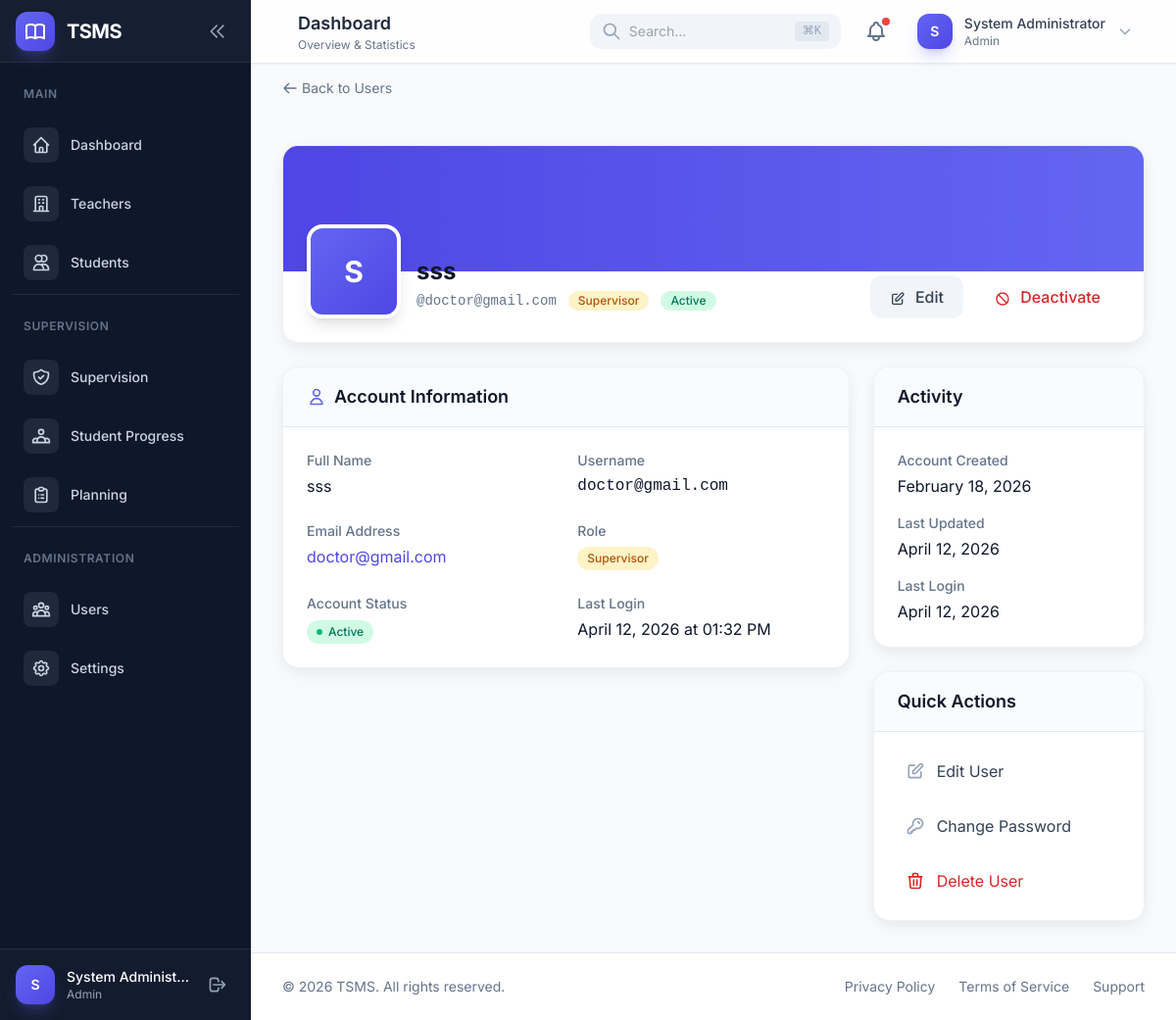
The page /admin/users/4 (signed in) on the database as committed earlier.
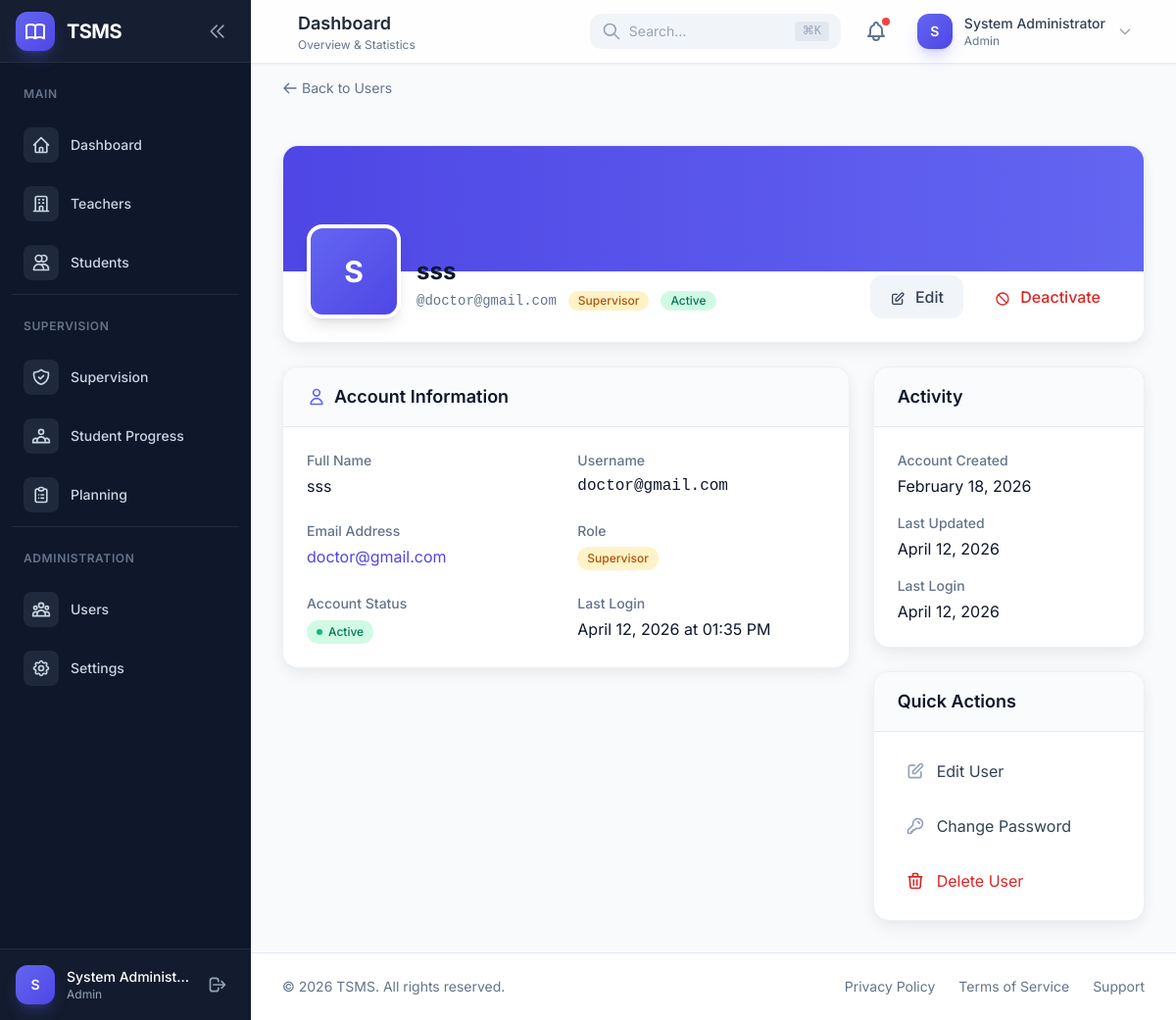
The same page on the database as committed later.
### app/models/user.py (models this page shows, shortened)
class User(UserMixin, db.Model):
    __tablename__ = 'users'
    id = db.Column(db.Integer, primary_key=True)
    name = db.Column(db.String(128), nullable=False)
    username = db.Column(db.String(64), unique=True, nullable=False, index=True)
    email = db.Column(db.String(120), unique=True, nullable=False, index=True)
    password_hash = db.Column(db.String(256), nullable=False)
    role = db.Column(db.Enum(UserRole), nullable=False, default=UserRole.TEACHER)
    status = db.Column(db.Enum(UserStatus), nullable=False, default=UserStatus.ACTIVE)
    created_at = db.Column(db.DateTime, default=datetime.utcnow, index=True)
    updated_at = db.Column(db.DateTime, default=datetime.utcnow, onupdate=datetime.utcnow)
    last_login_at = db.Column(db.DateTime)
    teacher_profile = db.relationship(
        'Teacher',
        backref='user',
        uselist=False,
        cascade='all, delete-orphan',
        lazy='joined'
    )
    supervisor_profile = db.relationship(
        'Supervisor',
        backref='user',
        uselist=False,
        cascade='all, delete-orphan',
        lazy='joined'
    )
    @property
    def password(self):
        """Prevent password from being read."""
        raise AttributeError('Password is not a readable attribute')
    def is_admin(self):
        return self.role == UserRole.ADMIN
    def is_supervisor(self):
        return self.role == UserRole.SUPERVISOR
    def is_teacher(self):
        return self.role == UserRole.TEACHER

### app/blueprints/admin/__init__.py (the view)
@admin_bp.route('/users/<int:id>')
@login_required
@admin_required
def user_detail(id):
    user = User.query.get_or_404(id)
    return render_template('admin/user_detail.html', user=user)

### app/__init__.py (called while the page is built)
def _init_extensions(app):
    from app.extensions import db, migrate, login_manager, csrf
    db.init_app(app)
    migrate.init_app(app, db)
    login_manager.init_app(app)
    csrf.init_app(app)
    from app.models import User
    @login_manager.user_loader
    def load_user(user_id):
        return User.query.get(int(user_id))

def _register_context_processors(app):
    from datetime import datetime
    @app.context_processor
    def inject_globals():
        return {
            'current_year': datetime.utcnow().year,
            'app_name': 'TSMS'
        }

### app/blueprints/admin/__init__.py (called while the page is built)
def admin_required(f):
    @wraps(f)
    def decorated_function(*args, **kwargs):
        if not current_user.is_authenticated or not current_user.is_admin():
            abort(403)
        return f(*args, **kwargs)
    return decorated_function

### app/blueprints/auth/routes.py (called while the page is built)
@auth_bp.before_app_request
def before_request():
    if current_user.is_authenticated:
        if current_user.status != UserStatus.ACTIVE:
            logout_user()
            flash('Your account is no longer active.', 'warning')
            return redirect(url_for('auth.login'))

### app/templates/admin/user_detail.html (shortened to what the changed rows need)
{% extends "layouts/dashboard.html" %}
{% block content %}
<div class="max-w-5xl mx-auto">
    <div class="bg-white rounded-2xl shadow-soft border border-slate-200/60 overflow-hidden mb-6">
        <div class="px-6 pb-6">
            <div class="flex flex-col md:flex-row md:items-end md:justify-between -mt-12">
                <div class="flex items-end space-x-4">
                    <div class="w-24 h-24 bg-gradient-to-br from-primary-500 to-primary-600 rounded-2xl flex items-center justify-center border-4 border-white shadow-lg">
                        <span class="text-white font-bold text-3xl">{{ user.name[0]|upper }}</span>
                    </div>
                    <div class="pb-2">
                        <h1 class="text-2xl font-bold text-slate-900">{{ user.name }}</h1>
                        <div class="flex items-center space-x-3 mt-1">
                            <span class="text-slate-500 text-sm font-mono">@{{ user.username }}</span>
                            <span class="inline-flex items-center px-2.5 py-0.5 rounded-full text-xs font-medium
                                {% if user.role.value == 'admin' %}bg-red-100 text-red-700
                                {% elif user.role.value == 'supervisor' %}bg-amber-100 text-amber-700
                                {% else %}bg-blue-100 text-blue-700{% endif %}">
                                {{ user.role.value|title }}
                            </span>
                            <span class="inline-flex items-center px-2.5 py-0.5 rounded-full text-xs font-medium
                                {% if user.status.value == 'active' %}bg-emerald-100 text-emerald-700
                                {% elif user.status.value == 'suspended' %}bg-red-100 text-red-700
                                {% else %}bg-slate-100 text-slate-700{% endif %}">
                                {{ user.status.value|title }}
                            </span>
                        </div>
                    </div>
                </div>
            </div>
        </div>
    </div>
    <div class="grid grid-cols-1 lg:grid-cols-3 gap-6">
        <div class="lg:col-span-2 space-y-6">
            <div class="bg-white rounded-2xl shadow-soft border border-slate-200/60 overflow-hidden">
                <div class="p-6">
                    <dl class="grid grid-cols-1 md:grid-cols-2 gap-6">
                        <div>
                            <dt class="text-sm font-medium text-slate-500">Full Name</dt>
                            <dd class="mt-1 text-slate-900">{{ user.name }}</dd>
                        </div>
                        <div>
                            <dt class="text-sm font-medium text-slate-500">Username</dt>
                            <dd class="mt-1 text-slate-900 font-mono">{{ user.username }}</dd>
                        </div>
                        <div>
                            <dd class="mt-1">
                                <a href="mailto:{{ user.email }}" class="text-primary-600 hover:text-primary-700">
                                    {{ user.email }}
                                </a>
                            </dd>
                        </div>
                        <div>
                            <dd class="mt-1">
                                <span class="inline-flex items-center px-2.5 py-1 rounded-full text-xs font-medium
                                    {% if user.role.value == 'admin' %}bg-red-100 text-red-700
                                    {% elif user.role.value == 'supervisor' %}bg-amber-100 text-amber-700
                                    {% else %}bg-blue-100 text-blue-700{% endif %}">
                                    {{ user.role.value|title }}
                                </span>
                            </dd>
                        </div>
                        <div>
                            <dd class="mt-1">
                                <span class="inline-flex items-center px-2.5 py-1 rounded-full text-xs font-medium
                                    {% if user.status.value == 'active' %}bg-emerald-100 text-emerald-700
                                    {% elif user.status.value == 'suspended' %}bg-red-100 text-red-700
                                    {% else %}bg-slate-100 text-slate-700{% endif %}">
                                    <span class="w-1.5 h-1.5 rounded-full mr-1.5
                                        {% if user.status.value == 'active' %}bg-emerald-500
                                        {% elif user.status.value == 'suspended' %}bg-red-500
                                        {% else %}bg-slate-500{% endif %}"></span>
                                    {{ user.status.value|title }}
                                </span>
                            </dd>
                        </div>
                        <div>
                            <dt class="text-sm font-medium text-slate-500">Last Login</dt>
                            <dd class="mt-1 text-slate-900">
                                {% if user.last_login_at %}
                                {{ user.last_login_at.strftime('%B %d, %Y at %I:%M %p') }}
                                {% else %}
                                <span class="text-slate-400">Never</span>
                                {% endif %}
                            </dd>
                        </div>
                    </dl>
                </div>
            </div>
        </div>
        <div class="space-y-6">
            <div class="bg-white rounded-2xl shadow-soft border border-slate-200/60 overflow-hidden">
                <div class="p-6 space-y-4">
                    <div>
                        <dt class="text-sm font-medium text-slate-500">Account Created</dt>
                        <dd class="mt-1 text-slate-900">
                            {{ user.created_at.strftime('%B %d, %Y') if user.created_at else 'Unknown' }}
                        </dd>
                    </div>
                    <div>
                        <dt class="text-sm font-medium text-slate-500">Last Updated</dt>
                        <dd class="mt-1 text-slate-900">
                            {{ user.updated_at.strftime('%B %d, %Y') if user.updated_at else 'Never' }}
                        </dd>
                    </div>
                    <div>
                        <dt class="text-sm font-medium text-slate-500">Last Login</dt>
                        <dd class="mt-1 text-slate-900">
                            {{ user.last_login_at.strftime('%B %d, %Y') if user.last_login_at else 'Never' }}
                        </dd>
                    </div>
                </div>
            </div>
        </div>
    </div>
</div>
{% endblock %}

Rows that differ between the two databases and show on the page:
changed User "sss": last_login_at "April 12, 2026 at 01:32 PM" → "April 12, 2026 at 01:35 PM"
